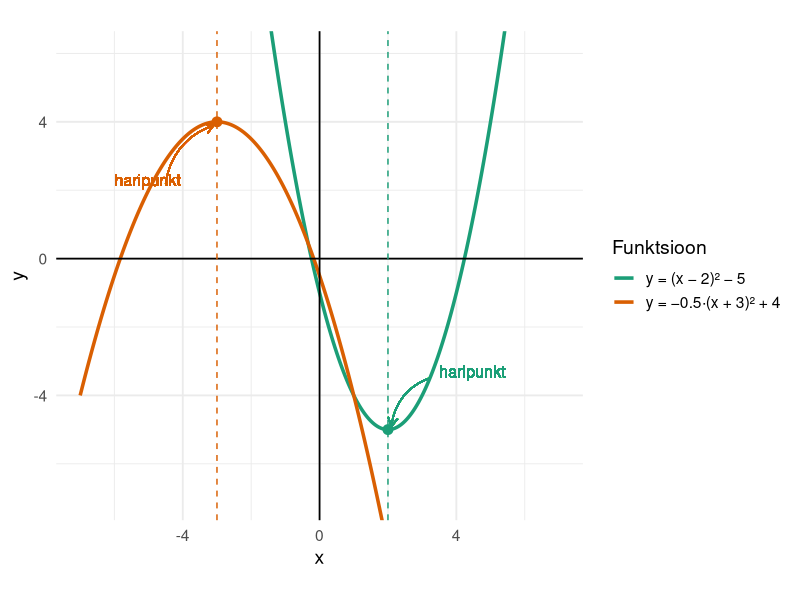
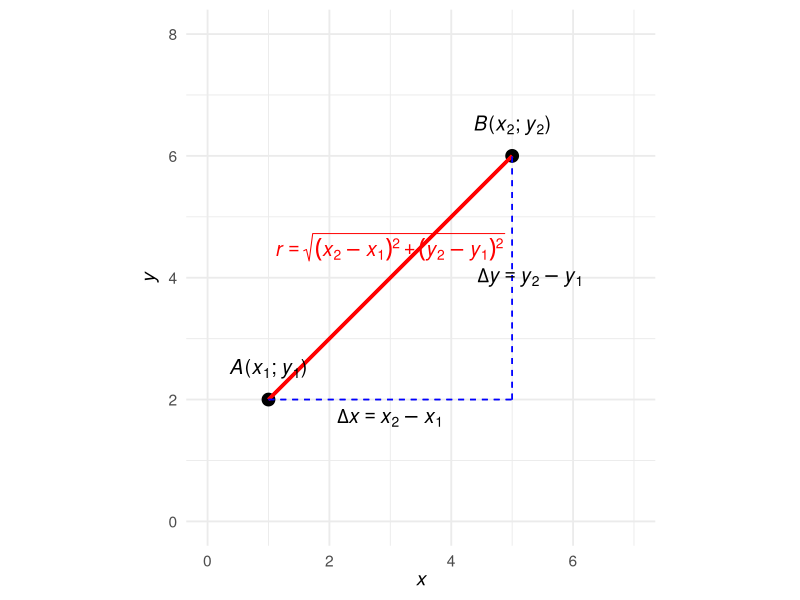
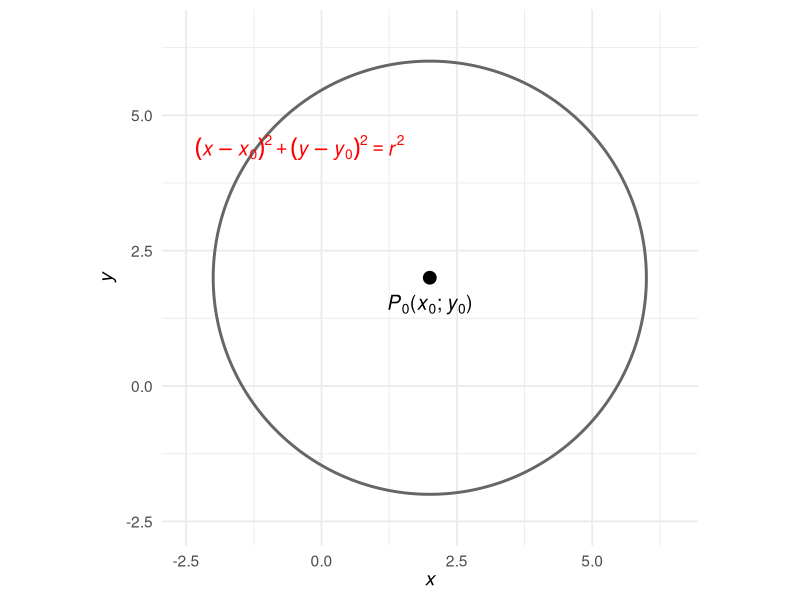
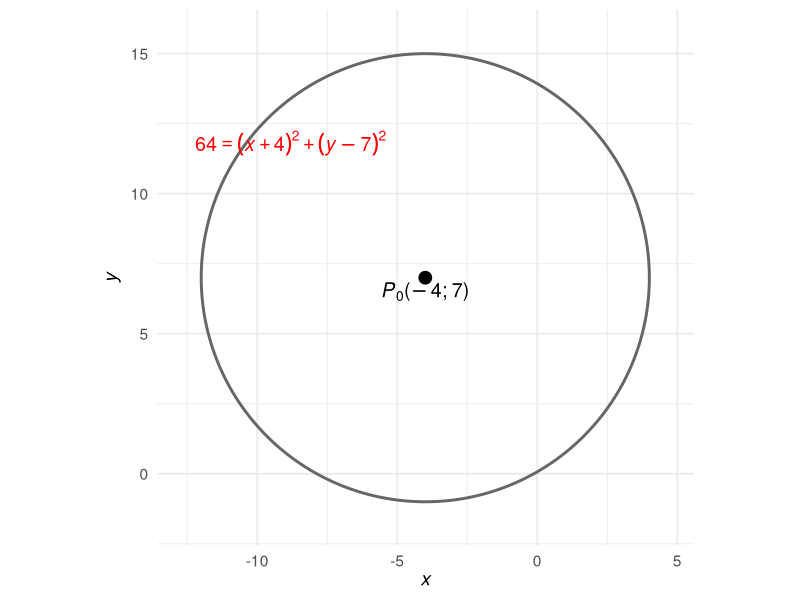
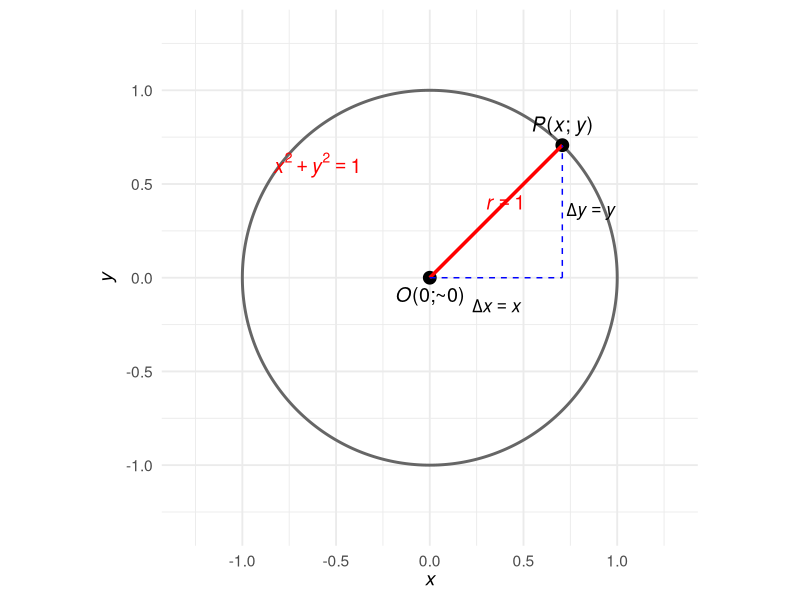
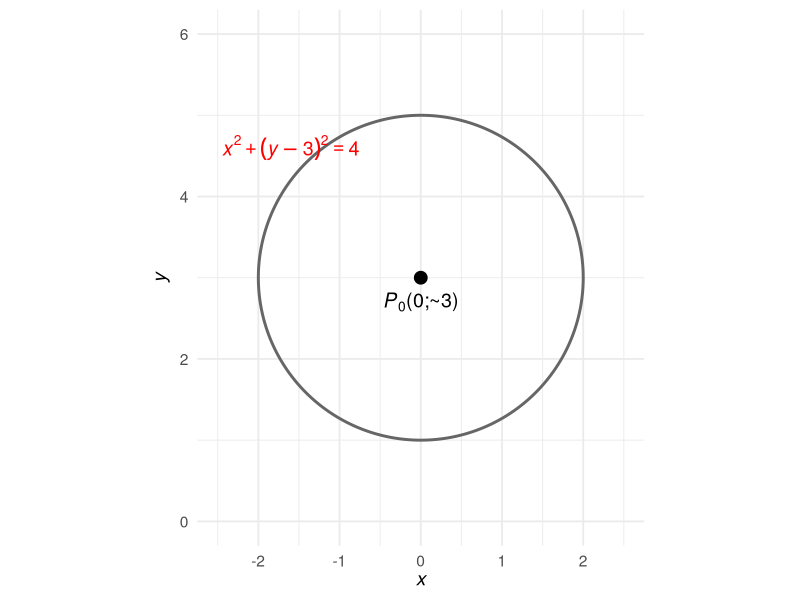
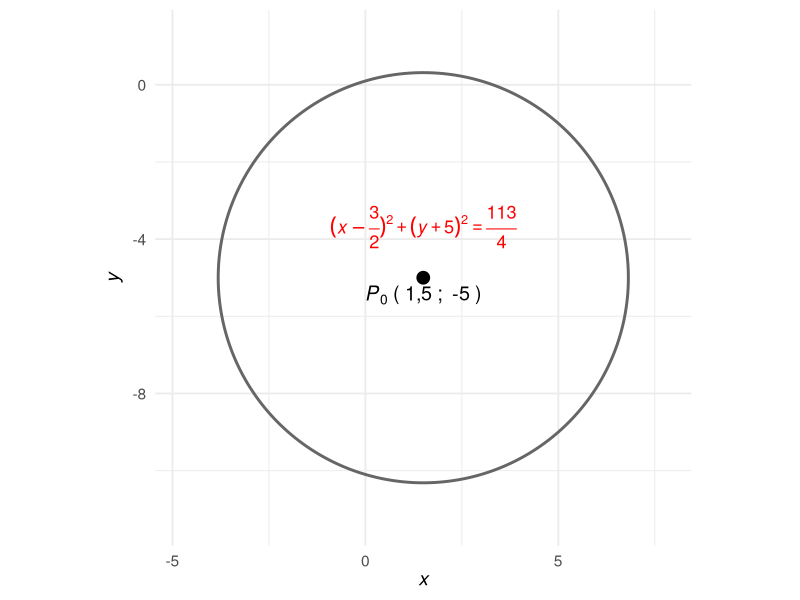
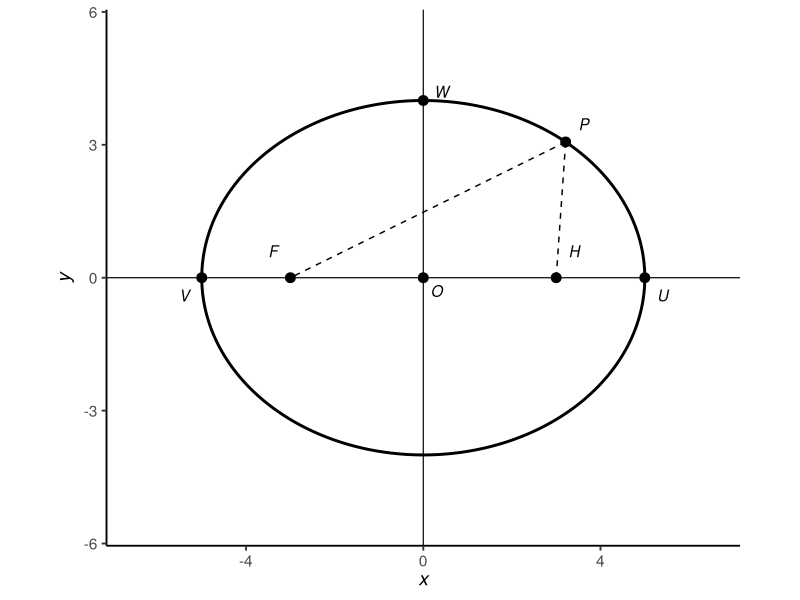

Generate these figures, in order, with R:
## ---- chunk 1
library(ggplot2)

# Funktsioonid
f_up   <- function(x) (x - 2)^2 - 5        # üles avanev
f_down <- function(x) -0.5 * (x + 3)^2 + 4 # alla avanev

# x-vahemik ja väärtused
xs <- seq(-7, 7, by = 0.05)
df <- data.frame(
  x = xs,
  y_up = f_up(xs),
  y_down = f_down(xs)
)

# Haripunktid ja sümmeetriateljed
vertex_up   <- data.frame(x = 2,  y = -5)
vertex_down <- data.frame(x = -3, y = 4)

ggplot(df, aes(x = x)) +
  # Paraboolid
  geom_line(aes(y = y_up, color = "y = (x − 2)² − 5"), linewidth = 1.2) +
  geom_line(aes(y = y_down, color = "y = −0.5·(x + 3)² + 4"), linewidth = 1.2) +
  
  # Teljed
  geom_hline(yintercept = 0, color = "black", linewidth = 0.6) +
  geom_vline(xintercept = 0, color = "black", linewidth = 0.6) +
  
  # Sümmeetriateljed
  geom_vline(xintercept = vertex_up$x,   linetype = "dashed", color = "#1B9E77") +
  geom_vline(xintercept = vertex_down$x, linetype = "dashed", color = "#D95F02") +
  
  # Haripunktid
  geom_point(data = vertex_up, aes(x = x, y = y), color = "#1B9E77", size = 3) +
  geom_point(data = vertex_down, aes(x = x, y = y), color = "#D95F02", size = 3) +
  
  # Nooled ja sildid
  geom_curve(
    aes(x = 3.2, y = -3.5, xend = vertex_up$x + 0.1, yend = vertex_up$y + 0.1),
    curvature = 0.3, arrow = arrow(length = unit(0.25, "cm")), color = "#1B9E77"
  ) +
  geom_text(aes(x = 3.5, y = -3.3, label = "haripunkt"), color = "#1B9E77", size = 4, hjust = 0) +

  geom_curve(
    aes(x = -4.5, y = 2.2, xend = vertex_down$x - 0.1, yend = vertex_down$y - 0.1),
    curvature = -0.3, arrow = arrow(length = unit(0.25, "cm")), color = "#D95F02"
  ) +
  geom_text(aes(x = -6, y = 2.3, label = "haripunkt"), color = "#D95F02", size = 4, hjust = 0) +
  
  # Kujundus
  scale_color_manual(values = c("#1B9E77", "#D95F02")) +
  coord_fixed(ratio = 1, xlim = c(-7, 7), ylim = c(-7, 6)) +
  labs(x = "x", y = "y", color = "Funktsioon") +
  theme_minimal(base_size = 14)


## ---- chunk 2
library(ggplot2)

# Punktid
p1 <- c(x = 1, y = 2)
p2 <- c(x = 5, y = 6)

# Kaugus
r_val <- sqrt((p2["x"] - p1["x"])^2 + (p2["y"] - p1["y"])^2)

# Andmed
df <- data.frame(
  x = c(p1["x"], p2["x"]),
  y = c(p1["y"], p2["y"])
)

ggplot(df, aes(x, y)) +
  # Punktid
  geom_point(size = 4, color = "black") +

  # Ühendus (r)
  geom_segment(aes(x = p1["x"], y = p1["y"], xend = p2["x"], yend = p2["y"]),
               color = "red", linewidth = 1.2) +
  
  # Katkendjooned Δx ja Δy
  geom_segment(aes(x = p1["x"], y = p1["y"], xend = p2["x"], yend = p1["y"]),
               color = "blue", linetype = "dashed") +
  geom_segment(aes(x = p2["x"], y = p1["y"], xend = p2["x"], yend = p2["y"]),
               color = "blue", linetype = "dashed") +

  # Punktide sildid
  annotate("text", x = p1["x"], y = p1["y"] + 0.5,
           label = expression(italic(A) * "(" * italic(x)[1] * ";" ~ italic(y)[1] * ")"),
           parse = TRUE, size = 5) +
  annotate("text", x = p2["x"], y = p2["y"] + 0.5,
           label = expression(italic(B) * "(" * italic(x)[2] * ";" ~ italic(y)[2] * ")"),
           parse = TRUE, size = 5) +

  # Δx ja Δy selgitused
  annotate("text", x = (p1["x"] + p2["x"]) / 2, y = p1["y"] - 0.3,
           label = expression(italic(Delta * x) == italic(x)[2] - italic(x)[1]),
           parse = TRUE, size = 5) +
  annotate("text", x = p2["x"] + 0.3, y = (p1["y"] + p2["y"]) / 2,
           label = expression(italic(Delta * y) == italic(y)[2] - italic(y)[1]),
           parse = TRUE, size = 5) +

  # Valem r = √(...)
  annotate("text", x = (p1["x"] + p2["x"]) / 2, y = (p1["y"] + p2["y"]) / 2 + 0.5,
           label = expression(
             italic(r) ==
               sqrt(
                 (italic(x)[2] - italic(x)[1])^2 +
                 (italic(y)[2] - italic(y)[1])^2
               )
           ),
           parse = TRUE, color = "red", size = 5) +

  # Teljestik
  coord_equal(xlim = c(0, 7), ylim = c(0, 8)) +
  labs(
    x = expression(italic(x)),
    y = expression(italic(y))
  ) +
  theme_minimal(base_size = 14)

## ---- chunk 3
library(ggplot2)

# Fikseeritud keskpunkt P₀(x₀; y₀)
p0 <- c(x = 2, y = 2)

# Fikseeritud raadius r (teadaolev)
r_val <- 4

# Võtame ühe konkreetse punkti P(x; y) ringilt
theta <- pi * 35 / 180
p <- c(
  x = p0["x"] + r_val * cos(theta),
  y = p0["y"] + r_val * sin(theta)
)

# Ring ise
angle <- seq(0, 2*pi, length.out = 400)
ring_df <- data.frame(
  xr = p0["x"] + r_val * cos(angle),
  yr = p0["y"] + r_val * sin(angle)
)

# Joonistamispiirid nii, et kõik mahuks koos tekstiga
x_min <- p0["x"] - r_val - 0.5
x_max <- p0["x"] + r_val + 0.5
y_min <- p0["y"] - r_val - 0.5
y_max <- p0["y"] + r_val + 0.5

ggplot() +
  # Ringi kontuur
  geom_path(
    data = ring_df,
    aes(x = xr, y = yr),
    linewidth = 1, color = "grey40"
  ) +

  # Keskpunkt P₀
  geom_point(aes(x = p0["x"], y = p0["y"]), size = 4, color = "black") +

  # Punkt P ringil
  geom_point(aes(x = p["x"], y = p["y"]), size = 4, color = "black") +

  # Raadius r
  geom_segment(
    aes(x = p0["x"], y = p0["y"], xend = p["x"], yend = p["y"]),
    color = "red", linewidth = 1.2
  ) +

  # Projektsioonid Δx ja Δy
  geom_segment(
    aes(x = p0["x"], y = p0["y"], xend = p["x"], yend = p0["y"]),
    color = "blue", linetype = "dashed"
  ) +
  geom_segment(
    aes(x = p["x"], y = p0["y"], xend = p["x"], yend = p["y"]),
    color = "blue", linetype = "dashed"
  ) +

  # Silt keskpunktile P₀(x₀; y₀)
  annotate(
    "text",
    x = p0["x"], y = p0["y"] - 0.5,
    label = expression(italic(P)[0] * "(" * italic(x)[0] * ";" ~ italic(y)[0] * ")"),
    parse = TRUE, size = 5
  ) +

  # Silt punktile P(x; y)
  annotate(
    "text",
    x = p["x"], y = p["y"] + 0.5,
    label = expression(italic(P) * "(" * italic(x) * ";" ~ italic(y) * ")"),
    parse = TRUE, size = 5
  ) +

  # Δx selgitus horisontaalse lõigu juures
  annotate(
    "text",
    x = (p0["x"] + p["x"]) / 2,
    y = p0["y"] - 0.3,
    label = expression(italic(Delta * x) == italic(x) - italic(x)[0]),
    parse = TRUE, size = 4.5
  ) +

  # Δy selgitus vertikaalse lõigu juures
  annotate(
    "text",
    x = p["x"] + 0.4,
    y = (p0["y"] + p["y"]) / 2,
    label = expression(italic(Delta * y) == italic(y) - italic(y)[0]),
    parse = TRUE, size = 4.5
  ) +

  # r märge punasel lõigul
  annotate(
    "text",
    x = (p0["x"] + p["x"]) / 2 + 0.2,
    y = (p0["y"] + p["y"]) / 2 + 0.2,
    label = expression(italic(r)),
    parse = TRUE,
    color = "red",
    size = 5
  ) +

  # Ringivõrrand (x - x0)^2 + (y - y0)^2 = r^2
  # Paneme selle tühjemasse nurka ringi sees
  annotate(
    "text",
    x = p0["x"] - r_val * 0.6,
    y = p0["y"] + r_val * 0.6,
    label = expression(
      (italic(x) - italic(x)[0])^2 +
      (italic(y) - italic(y)[0])^2 ==
      italic(r)^2
    ),
    parse = TRUE,
    color = "red",
    size = 5
  ) +

  # Telgede märgistus kaldkirjas
  coord_equal(
    xlim = c(x_min, x_max),
    ylim = c(y_min, y_max)
  ) +
  labs(
    x = expression(italic(x)),
    y = expression(italic(y))
  ) +
  theme_minimal(base_size = 14) +
  theme(
    plot.title = element_blank()
  )

## ---- chunk 4
# Antud andmed
p0 <- c(x = -4, y = 7)  # P0 = (-4; 7)
r_val <- 8              # r = 8

# Valime ühe P(x; y) ringilt (näidis)
theta <- pi * 35 / 180
p <- c(
  x = p0["x"] + r_val * cos(theta),
  y = p0["y"] + r_val * sin(theta)
)

# Ringi kontuur
angle <- seq(0, 2*pi, length.out = 400)
ring_df <- data.frame(
  xr = p0["x"] + r_val * cos(angle),
  yr = p0["y"] + r_val * sin(angle)
)

# Piirid nii, et tekst jääks sisse
marg <- 0.7
x_min <- p0["x"] - r_val - marg
x_max <- p0["x"] + r_val + marg
y_min <- p0["y"] - r_val - marg
y_max <- p0["y"] + r_val + marg

ggplot() +
  # Ringi kontuur
  geom_path(data = ring_df, aes(x = xr, y = yr),
            linewidth = 1, color = "grey40") +

  # P0 ja P
  geom_point(aes(x = p0["x"], y = p0["y"]), size = 4, color = "black") +
  geom_point(aes(x = p["x"],  y = p["y"]),  size = 4, color = "black") +

  # Raadius r
  geom_segment(aes(x = p0["x"], y = p0["y"], xend = p["x"], yend = p["y"]),
               color = "red", linewidth = 1.2) +

  # Projektsioonid Δx ja Δy
  geom_segment(aes(x = p0["x"], y = p0["y"], xend = p["x"], yend = p0["y"]),
               color = "blue", linetype = "dashed") +
  geom_segment(aes(x = p["x"], y = p0["y"], xend = p["x"], yend = p["y"]),
               color = "blue", linetype = "dashed") +

  # Sildid punktidele
  annotate("text", x = p0["x"], y = p0["y"] - 0.5,
           label = expression(italic(P)[0] * "(" * -4 * ";" ~ 7 * ")"),
           parse = TRUE, size = 5) +
  annotate("text", x = p["x"], y = p["y"] + 0.5,
           label = expression(italic(P) * "(" * italic(x) * ";" ~ italic(y) * ")"),
           parse = TRUE, size = 5) +

  # Δx ja Δy (numbrilise P0-ga)
  annotate("text",
           x = (p0["x"] + p["x"]) / 2, y = p0["y"] - 0.3,
           label = expression(italic(Delta * x) == italic(x) - (-4)),
           parse = TRUE, size = 4.5) +
  annotate("text",
           x = p["x"] + 0.4, y = (p0["y"] + p["y"]) / 2,
           label = expression(italic(Delta * y) == italic(y) - 7),
           parse = TRUE, size = 4.5) +

  # r-märge
  annotate("text",
           x = (p0["x"] + p["x"]) / 2 + 0.2,
           y = (p0["y"] + p["y"]) / 2 + 0.2,
           label = expression(italic(r)),
           parse = TRUE, color = "red", size = 5) +

  # Ringi võrrand: 64 = (x + 4)^2 + (y - 7)^2  (joonise sees)
  annotate("text",
           x = p0["x"] - r_val * 0.6,
           y = p0["y"] + r_val * 0.6,
           label = expression(64 == (italic(x) + 4)^2 + (italic(y) - 7)^2),
           parse = TRUE, color = "red", size = 5) +

  # Teljestik
  coord_equal(xlim = c(x_min, x_max), ylim = c(y_min, y_max)) +
  labs(x = expression(italic(x)), y = expression(italic(y))) +
  theme_minimal(base_size = 14) +
  theme(plot.title = element_blank())

## ---- chunk 5

# Ühikring
r_val <- 1
p0 <- c(x = 0, y = 0)

# Näidispunkt P(x; y)
theta <- pi / 4
p <- c(x = cos(theta), y = sin(theta))

# Ring
angle <- seq(0, 2*pi, length.out = 400)
ring_df <- data.frame(xr = cos(angle), yr = sin(angle))

ggplot() +
  # Ringi kontuur
  geom_path(data = ring_df, aes(x = xr, y = yr),
            linewidth = 1, color = "grey40") +

  # Keskpunkt O(0;0) ja punkt P
  geom_point(aes(x = p0["x"], y = p0["y"]), size = 4, color = "black") +
  geom_point(aes(x = p["x"], y = p["y"]), size = 4, color = "black") +

  # Raadius
  geom_segment(aes(x = p0["x"], y = p0["y"], xend = p["x"], yend = p["y"]),
               color = "red", linewidth = 1.2) +

  # Horisontaalne ja vertikaalne projektsioon
  geom_segment(aes(x = p0["x"], y = p0["y"], xend = p["x"], yend = p0["y"]),
               color = "blue", linetype = "dashed") +
  geom_segment(aes(x = p["x"], y = p0["y"], xend = p["x"], yend = p["y"]),
               color = "blue", linetype = "dashed") +

  # Sildid
  annotate("text", x = p0["x"], y = p0["y"] - 0.1,
           label = expression(italic(O) * "(0;~0)"),
           parse = TRUE, size = 5) +
  annotate("text", x = p["x"], y = p["y"] + 0.1,
           label = expression(italic(P) * "(" * italic(x) * "; " * italic(y) * ")"),
           parse = TRUE, size = 5) +

  # Δx ja Δy
  annotate("text",
           x = p["x"] / 2, y = -0.15,
           label = expression(italic(Delta * x) == italic(x)),
           parse = TRUE, size = 4.5) +
  annotate("text",
           x = p["x"] + 0.15, y = p["y"] / 2,
           label = expression(italic(Delta * y) == italic(y)),
           parse = TRUE, size = 4.5) +

  # r tähis
  annotate("text",
           x = p["x"] / 2 + 0.05, y = p["y"] / 2 + 0.05,
           label = expression(italic(r) == 1),
           parse = TRUE, color = "red", size = 5) +

  # Valem ringi sees
  annotate("text",
           x = -0.6, y = 0.6,
           label = expression(italic(x)^2 + italic(y)^2 == 1),
           parse = TRUE, color = "red", size = 5) +

  coord_equal(xlim = c(-1.3, 1.3), ylim = c(-1.3, 1.3)) +
  labs(
    x = expression(italic(x)),
    y = expression(italic(y))
  ) +
  theme_minimal(base_size = 14)

## ---- chunk 6
library(ggplot2)

# Ringi parameetrid
p0 <- c(x = 0, y = 3)  # Keskpunkt P₀(0; 3)
r_val <- 2             # Raadius

# Üks punkt P(x; y) ringil
theta <- pi / 4
p <- c(
  x = p0["x"] + r_val * cos(theta),
  y = p0["y"] + r_val * sin(theta)
)

# Ring (kontuur)
angle <- seq(0, 2*pi, length.out = 400)
ring_df <- data.frame(
  xr = p0["x"] + r_val * cos(angle),
  yr = p0["y"] + r_val * sin(angle)
)

# Joonis
ggplot() +
  # Ring
  geom_path(data = ring_df, aes(x = xr, y = yr),
            linewidth = 1, color = "grey40") +

  # Punktid P₀ ja P
  geom_point(aes(x = p0["x"], y = p0["y"]), size = 4, color = "black") +
  geom_point(aes(x = p["x"],  y = p["y"]),  size = 4, color = "black") +

  # Raadius (punane)
  geom_segment(aes(x = p0["x"], y = p0["y"], xend = p["x"], yend = p["y"]),
               color = "red", linewidth = 1.2) +

  # Projektsioonid Δx ja Δy (sinised katkendjooned)
  geom_segment(aes(x = p0["x"], y = p0["y"], xend = p["x"], yend = p0["y"]),
               color = "blue", linetype = "dashed") +
  geom_segment(aes(x = p["x"], y = p0["y"], xend = p["x"], yend = p["y"]),
               color = "blue", linetype = "dashed") +

  # Keskpunkti silt
  annotate("text", x = p0["x"], y = p0["y"] - 0.3,
           label = expression(italic(P)[0] * "(0;~3)"),
           parse = TRUE, size = 5) +

  # Punkt P(x; y)
  annotate("text", x = p["x"], y = p["y"] + 0.3,
           label = expression(italic(P) * "(" * italic(x) * "; " * italic(y) * ")"),
           parse = TRUE, size = 5) +

  # Δx ja Δy
  annotate("text", x = (p0["x"] + p["x"]) / 2, y = p0["y"] - 0.2,
           label = expression(italic(Delta * x) == italic(x)),
           parse = TRUE, size = 4.5) +
  annotate("text", x = p["x"] + 0.3, y = (p0["y"] + p["y"]) / 2,
           label = expression(italic(Delta * y) == italic(y) - 3),
           parse = TRUE, size = 4.5) +

  # r tähis
  annotate("text", x = (p0["x"] + p["x"]) / 2 + 0.1, y = (p0["y"] + p["y"]) / 2 + 0.1,
           label = expression(italic(r) == 2),
           parse = TRUE, color = "red", size = 5) +

  # Valem joonise sees
  annotate("text", x = -1.6, y = 4.6,
           label = expression(italic(x)^2 + (italic(y) - 3)^2 == 4),
           parse = TRUE, color = "red", size = 5) +

  # Teljestik
  coord_equal(xlim = c(-2.5, 2.5), ylim = c(0, 6)) +
  labs(
    x = expression(italic(x)),
    y = expression(italic(y))
  ) +
  theme_minimal(base_size = 14)

## ---- chunk 7
library(ggplot2)

# Antud võrrand: x^2 + y^2 - 3x + 10y - 1 = 0
# Standardkuju: (x - 3/2)^2 + (y + 5)^2 = 113/4
p0 <- c(x = 1.5, y = -5)
r_val <- sqrt(113) / 2  # ≈ 5.315

# Näidispunkt ringil
theta <- pi * 35 / 180
p <- c(x = p0["x"] + r_val * cos(theta),
       y = p0["y"] + r_val * sin(theta))

# Ringi kontuur
angle <- seq(0, 2*pi, length.out = 400)
ring_df <- data.frame(
  xr = p0["x"] + r_val * cos(angle),
  yr = p0["y"] + r_val * sin(angle)
)

# Vorminda keskpunkt koma-komana (eesti keel)
x_text <- sub("\\.", ",", format(p0["x"], nsmall = 1))  # "1,5"
y_text <- "-5"                                          # juba täisarv

ggplot() +
  # Ring
  geom_path(data = ring_df, aes(x = xr, y = yr),
            linewidth = 1, color = "grey40") +

  # Punktid
  geom_point(aes(x = p0["x"], y = p0["y"]), size = 4, color = "black") +
  geom_point(aes(x = p["x"],  y = p["y"]),  size = 4, color = "black") +

  # Raadius (punane)
  geom_segment(aes(x = p0["x"], y = p0["y"], xend = p["x"], yend = p["y"]),
               color = "red", linewidth = 1.2) +

  # Keskpunkti silt: P₀(1,5; −5) — KOMAGA, ilma nähtava tildeta
  annotate("text", x = p0["x"], y = p0["y"] - 0.45,
           label = as.expression(bquote(italic(P)[0] ~ "(" ~ .(x_text) ~ "; " ~ .(y_text) ~ ")")),
           size = 5) +

  # Punkt P(x; y)
  annotate("text", x = p["x"], y = p["y"] + 0.45,
           label = expression(italic(P) * "(" * italic(x) * "; " * italic(y) * ")"),
           size = 5) +

  # r tähis (jätan täpses sümbolkujus)
  annotate("text",
           x = (p0["x"] + p["x"])/2 + 0.15,
           y = (p0["y"] + p["y"])/2 + 0.15,
           label = expression(italic(r) == sqrt(113)/2),
           color = "red", size = 4.6) +

  # Standardkuju punaselt RINGI SEES (murrud – ei teki koma-parsimise muret)
  annotate("text",
           x = p0["x"], y = p0["y"] + r_val*0.25,
           label = expression((italic(x) - frac(3, 2))^2 + (italic(y) + 5)^2 == frac(113, 4)),
           color = "red", size = 4.6, hjust = 0.5) +

  coord_equal(xlim = c(p0["x"] - r_val - 1, p0["x"] + r_val + 1),
              ylim = c(p0["y"] - r_val - 1, p0["y"] + r_val + 1)) +
  labs(x = expression(italic(x)), y = expression(italic(y))) +
  theme_minimal(base_size = 14)

## ---- chunk 8
library(ggplot2)

# Ellipsi parameetrid
a <- 5
c <- 3
b <- sqrt(a^2 - c^2)

# Ellipsi punktid
theta <- seq(0, 2*pi, length.out = 400)
ellipse <- data.frame(x = a*cos(theta), y = b*sin(theta))

# Punktid
O  <- data.frame(x = 0,  y = 0,  lab = "italic(O)")
Ff <- data.frame(x = -c, y = 0,  lab = "italic(F)")
Hh <- data.frame(x =  c, y = 0,  lab = "italic(H)")
Uu <- data.frame(x =  a, y = 0,  lab = "italic(U)")
Vv <- data.frame(x = -a, y = 0,  lab = "italic(V)")
Ww <- data.frame(x =  0, y =  b,  lab = "italic(W)")

# Punkt ellipsil ja ühendus fookustega
t0 <- 50*pi/180
Pp <- data.frame(x = a*cos(t0), y = b*sin(t0), lab = "italic(P)")
segPF <- rbind(
  data.frame(x = Pp$x, y = Pp$y, xend = Ff$x, yend = Ff$y),
  data.frame(x = Pp$x, y = Pp$y, xend = Hh$x, yend = Hh$y)
)

# Joonis
ggplot() +
  # Teljed
  geom_hline(yintercept = 0, linewidth = 0.4) +
  geom_vline(xintercept = 0, linewidth = 0.4) +

  # Ellips
  geom_path(data = ellipse, aes(x, y), linewidth = 1) +

  # Lõigud P-st fookustesse
  geom_segment(data = segPF, aes(x = x, y = y, xend = xend, yend = yend),
               linetype = 2) +

  # Punktid
  geom_point(data = rbind(O, Ff, Hh, Uu, Vv, Ww, Pp), aes(x, y), size = 3) +

  # Märgendid nihkega, et ei kattuks telgjoonte ega punktidega
  geom_text(data = O,  aes(x, y, label = lab), parse = TRUE, nudge_x =  0.3, nudge_y = -0.3) +
  geom_text(data = Ff, aes(x, y, label = lab), parse = TRUE, nudge_x = -0.4, nudge_y =  0.6) +
  geom_text(data = Hh, aes(x, y, label = lab), parse = TRUE, nudge_x =  0.4, nudge_y =  0.6) +
  geom_text(data = Uu, aes(x, y, label = lab), parse = TRUE, nudge_x =  0.4, nudge_y = -0.4) +
  geom_text(data = Vv, aes(x, y, label = lab), parse = TRUE, nudge_x = -0.4, nudge_y = -0.4) +
  geom_text(data = Ww, aes(x, y, label = lab), parse = TRUE, nudge_x =  0.4, nudge_y =  0.2) +
  geom_text(data = Pp, aes(x, y, label = lab), parse = TRUE, nudge_x =  0.4, nudge_y =  0.4) +

  coord_equal(xlim = c(-6.5, 6.5), ylim = c(-5.5, 5.5)) +
  labs(x = expression(italic(x)), y = expression(italic(y))) +
  theme_classic(base_size = 14)

## ---- chunk 9
library(ggplot2)

# Parameetrid: U_x = W_y = r  => a = b = r, c = 0 (ring kui erijuht ellipsist)
r <- 4
a <- r
b <- r
c <- 0

# Ellips (siin ring) param. esitus
theta <- seq(0, 2*pi, length.out = 600)
ellipse <- data.frame(
  x = a*cos(theta),
  y = b*sin(theta)
)

# Punktid
O  <- data.frame(x = 0,  y = 0,  lab = "italic(O)")
Ff <- data.frame(x = -c, y = 0,  lab = "italic(F)")  # = (0,0)
Hh <- data.frame(x =  c, y = 0,  lab = "italic(H)")  # = (0,0)
Uu <- data.frame(x =  r, y = 0,  lab = "italic(U)")
Vv <- data.frame(x = -r, y = 0,  lab = "italic(V)")
Ww <- data.frame(x =  0, y =  r,  lab = "italic(W)")

# Näidispunkt ellipsil ja ühendused fookustesse
t0 <- 50*pi/180
Pp <- data.frame(x = a*cos(t0), y = b*sin(t0), lab = "italic(P)")
segPF <- rbind(
  data.frame(x = Pp$x, y = Pp$y, xend = Ff$x, yend = Ff$y),
  data.frame(x = Pp$x, y = Pp$y, xend = Hh$x, yend = Hh$y)
)

# Väikesed r-annotatsioonid U_x ja W_y juurde
ann_r <- rbind(
  data.frame(x = Uu$x, y = Uu$y, lab = "italic(r)", dx =  0.35, dy =  0.35),
  data.frame(x = Ww$x, y = Ww$y, lab = "italic(r)", dx =  0.35, dy =  0.35)
)

ggplot() +
  # Telgjooned
  geom_hline(yintercept = 0, linewidth = 0.4) +
  geom_vline(xintercept = 0, linewidth = 0.4) +

  # Ellips (ring)
  geom_path(data = ellipse, aes(x, y), linewidth = 1) +

  # Lõigud P-st fookustesse (siin kattuvad, sest c = 0)
  geom_segment(data = segPF, aes(x = x, y = y, xend = xend, yend = yend),
               linetype = 2) +

  # Punktid
  geom_point(data = rbind(O, Ff, Hh, Uu, Vv, Ww, Pp), aes(x, y), size = 3) +

  # Sildid (nihkega, et mitte kattuda telgjoonte ega punktidega)
  geom_text(data = O,  aes(x, y, label = lab), parse = TRUE, nudge_x =  0.30, nudge_y = -0.30) +
  geom_text(data = Ff, aes(x, y, label = lab), parse = TRUE, nudge_x = -0.55, nudge_y = -0.55) +
  geom_text(data = Hh, aes(x, y, label = lab), parse = TRUE, nudge_x =  0.55, nudge_y = -0.55) +
  geom_text(data = Uu, aes(x, y, label = lab), parse = TRUE, nudge_x =  0.40, nudge_y = -0.40) +
  geom_text(data = Vv, aes(x, y, label = lab), parse = TRUE, nudge_x = -0.40, nudge_y = -0.40) +
  geom_text(data = Ww, aes(x, y, label = lab), parse = TRUE, nudge_x =  0.40, nudge_y =  0.20) +
  geom_text(data = Pp, aes(x, y, label = lab), parse = TRUE, nudge_x =  0.40, nudge_y =  0.40) +

  # r-annotatsioonid U_x ja W_y juures
  geom_text(data = ann_r, aes(x = x, y = y, label = lab),
            parse = TRUE, nudge_x = ann_r$dx, nudge_y = ann_r$dy) +

  coord_equal(xlim = c(-r-2, r+2), ylim = c(-r-2, r+2)) +
  labs(x = expression(italic(x)), y = expression(italic(y))) +
  theme_classic(base_size = 14)

## ---- chunk 10
library(ggplot2)

# Ellipsi parameetrid
x0 <- -2
y0 <-  4
a  <-  3   # horisontaalne pooltelg (√9)
b  <-  5   # vertikaalne pooltelg (√25)

# Ellipsi punktid
theta <- seq(0, 2*pi, length.out = 600)
ellipse <- data.frame(
  x = x0 + a * cos(theta),
  y = y0 + b * sin(theta)
)

# Viis punkti ja nende koordinaadid
points_df <- data.frame(
  x = c(x0, x0 + a, x0 - a, x0, x0),
  y = c(y0, y0, y0, y0 + b, y0 - b),
  lab = c("(-2; 4)", "(1; 4)", "(-5; 4)", "(-2; 9)", "(-2; -1)")
)

# Joonis
ggplot() +
  geom_hline(yintercept = 0, linewidth = 0.4) +
  geom_vline(xintercept = 0, linewidth = 0.4) +

  geom_path(data = ellipse, aes(x, y), linewidth = 1) +
  geom_point(data = points_df, aes(x, y), size = 3) +
  geom_text(data = points_df, aes(x, y, label = lab),
            nudge_x = 0.35, nudge_y = 0.35, size = 5) +

  coord_equal(xlim = c(-8, 4), ylim = c(-3, 11)) +
  labs(x = expression(italic(x)), y = expression(italic(y))) +
  theme_classic(base_size = 14)

## ---- chunk 11
library(ggplot2)

# Ellips: 4*(x+1)^2 + (y+3)^2 = 1  ->  (x+1)^2/(1/4) + (y+3)^2/1 = 1
x0 <- -1
y0 <- -3
a  <- 0.5
b  <- 1

# Ellipsi punktid
theta <- seq(0, 2*pi, length.out = 600)
ellipse <- data.frame(
  x = x0 + a * cos(theta),
  y = y0 + b * sin(theta)
)

# Viis punkti ja sildid
pts <- data.frame(
  x = c(x0,       x0 + a,   x0 - a,   x0,       x0),
  y = c(y0,       y0,       y0,       y0 + b,   y0 - b),
  lab = c("(-1; -3)", "(-0,5; -3)", "(-1,5; -3)", "(-1; -2)", "(-1; -4)")
)

pts_center <- pts[1, , drop = FALSE]
pts_edges  <- pts[-1, , drop = FALSE]

dy_center <-  0.25  # silt punkti kohal
dy_edge   <- -0.25  # sildid punktide all

ggplot() +
  geom_hline(yintercept = 0, linewidth = 0.4) +
  geom_vline(xintercept = 0, linewidth = 0.4) +
  geom_path(data = ellipse, aes(x, y), linewidth = 1, color = "black") +
  geom_point(data = pts, aes(x, y), size = 3.5, color = "red") +
  # Keskpunkti silt punktist ÜLEVAL
  geom_text(data = pts_center,
            aes(x = x, y = y + dy_center, label = lab),
            color = "red", size = 5, vjust = 0.0, hjust = 0.5) +
  # Äärmiste sildid punktide ALL
  geom_text(data = pts_edges,
            aes(x = x, y = y + dy_edge, label = lab),
            color = "red", size = 5, vjust = 1.0, hjust = 0.5) +
  coord_equal(xlim = c(-2.2, 0.4), ylim = c(-5.4, -1.2)) +
  labs(x = expression(italic(x)), y = expression(italic(y))) +
  theme_classic(base_size = 14)
